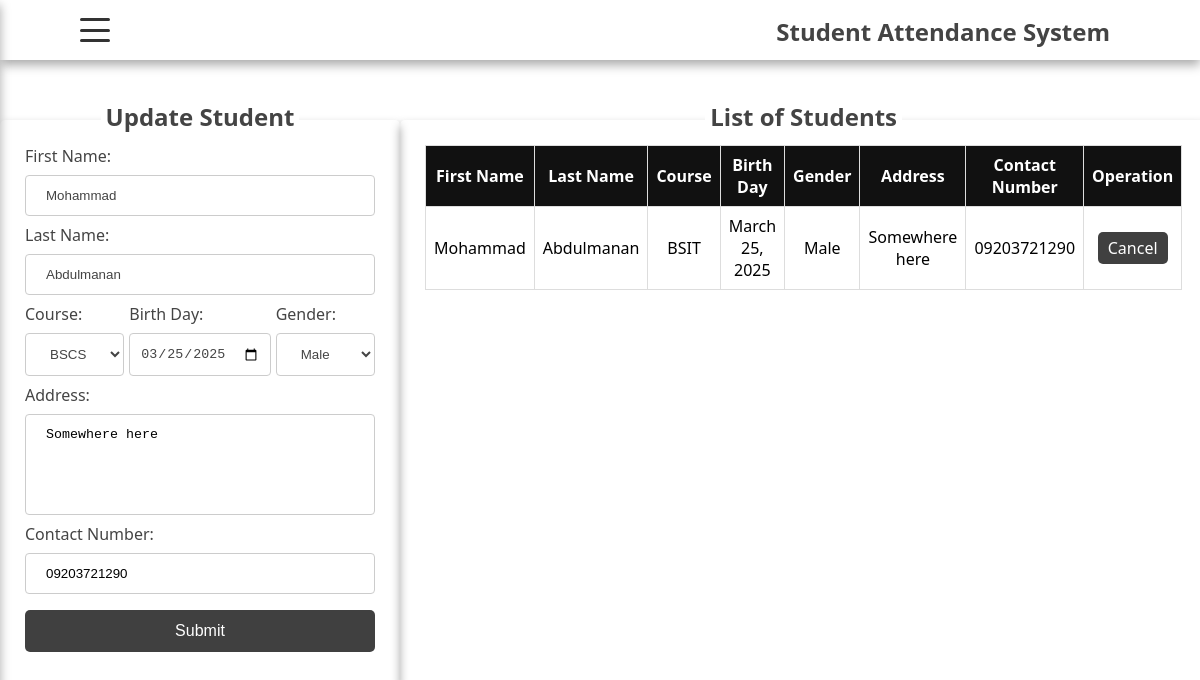
The page /student/update_student/1 on the database its author committed.
### student/models.py (models this page shows, shortened)
class Student(models.Model):
    firstname = models.CharField(max_length=100)
    lastname = models.CharField(max_length=100)
    birthday = models.DateField()
    gender = models.CharField(max_length=20)
    address = models.TextField()
    contactnumber = models.CharField(max_length=20)
    course_id = models.ForeignKey(Course, on_delete=models.CASCADE)

class Course(models.Model):
    course = models.CharField(max_length=100)
    description = models.TextField(blank=True, null=True)
    def __str__(self):
        return self.course

### student/views.py (the view)
# urls.py: path('student/update_student/<int:id>',views.update_student,name='update_student'),
def update_student(request,id):
    if request.method == 'POST':
        if not request.POST.get('fname').strip():
            return redirect('/student/')
        data = Student.objects.get(id=id)
        data.firstname = request.POST['fname']
        data.lastname = request.POST['lname']
        data.birthday = request.POST['birth']
        data.gender = request.POST['gender']
        data.contactnumber = request.POST['contact']
        data.course_id = Course.objects.get(id=request.POST.get('course_id'))
        data.save()
        return redirect('/student/')
    else:
        return render(request,'student/update_student.html',{'title':'Update','student':Student.objects.get(id=id),'course':Course.objects.all()})

### student/templates/student/update_student.html (shortened to what this page needs)
{% extends "base.html" %}
{%block content%}
    <div class="student-container">
        <div class="form-container">
            <div class="overlap-form-text">
                <h2>Update Student</h2>
            </div>
            <form action="{%url 'update_student' student.id%}" method="post">
                <label for="">First Name:</label>
                <input type="text" name="fname" value="{{student.firstname}}">
                <label for="">Last Name:</label>
                <input type="text" name="lname" value="{{student.lastname}}">
                <div class="date-gender-container">
                    <div class="course-cont">
                        <label for="">Course:</label>
                        <select name="course_id">
                            {%for data in course%}
                            <option value="{{data.id}}">{{data.course}}</option>
                            {%endfor%}
                        </select>
                    </div>
                    <div class="date-cont">
                        <label for="">Birth Day:</label>
                        <input type="date" name="birth" value="{{student.birthday|date:'Y-m-d'}}">
                    </div>
                    <div class="gender-cont">
                        <label for="">Gender:</label>
                        <select name="gender">
                            {%if student.gender == 'Male' or student.gender == 'M'%}
                            <option value="Male">Male</option>
                            {%else%}
                            <option value="Female">Female</option>
                            <option value="Male">Male</option>
                            {%endif%}
                        </select>
                    </div>
                </div>
                <label for="">Address:</label>
                <textarea name="address" rows="5" cols="50" style="resize: none">{{student.address}}</textarea>
                <label for="">Contact Number:</label>
                <input type="tel" name="contact" pattern="[0-9]{4}[0-9]{3}[0-9]{4}" value="{{student.contactnumber}}">
                <button type="submit">Submit</button>
            </form>
        </div>
        <div class="list-container">
            <div class="overlap-list-text">
                <h2>List of Students</h2>
            </div>
            <div class="table-container">
                <table>
                    <thead>
                        <tr>
                            <th>First Name</th>
                            <th>Last Name</th>
                            <th>Course</th>
                            <th>Birth Day</th>
                            <th>Gender</th>
                            <th>Address</th>
                            <th>Contact Number</th>
                            <th>Operation</th>
                        </tr>
                    </thead>
                    <tbody>
                        <tr>
                            <td>{{student.firstname}}</td>
                            <td>{{student.lastname}}</td>
                            <td>{{student.course_id}}</td>
                            <td>{{student.birthday}}</td>
                            <td>{{student.gender}}</td>
                            <td>{{student.address}}</td>
                            <td>{{student.contactnumber}}</td>
                            <td>
                                <a href="{%url 'student'%}">Cancel</a>
                            </td>
                        </tr>
                    </tbody>
                </table>
            </div>
        </div>
    </div>
{%endblock content%}

### student/static/css/style.css (style rules this page uses)
html, body { display: grid; grid-template-areas: "nav" "main"; grid-template-rows: 60px auto; height: 100vh; margin: 0; font-family: 'Segoe UI', Tahoma, Geneva, Verdana, sans-serif; }
*, *::after, *::before { box-sizing: border-box; padding: 0; margin: 0; }
.student-container { display: grid; grid-template-areas: 'form list' ; grid-template-rows: 1fr 1fr; height: 100vh; width: 100%; padding-top: 60px; }
.form-container { grid-area: form; display: flex; justify-content: center; align-items: center; border-radius: 5px; position: relative; width: 400px; margin: auto; padding: 25px 25px; box-shadow: 0px 5px 10px 0px #aaa; }
.form-container form { display: flex; flex-direction: column; }
.form-container .overlap-form-text { position: absolute; top: -25px; background-color: #fff; padding: 5px; color: #444; }
.form-container input[type=text], select { width: 100%; padding: 12px 20px; margin: 8px 0; display: inline-block; border: 1px solid #ccc; border-radius: 4px; box-sizing: border-box; background-color: #fff; outline: none; color: #444; }
.form-container form input[type=tel] { width: 100%; padding: 12px 20px; margin: 8px 0; display: inline-block; border: 1px solid #ccc; border-radius: 4px; box-sizing: border-box; background-color: #fff; outline: none; }
.form-container label { color: #444; }
.form-container form textarea { width: 100%; padding: 12px 20px; margin: 8px 0; box-sizing: border-box; border: 1px solid #ccc; border-radius: 4px; background-color: #fff; outline: none; }
.form-container .date-gender-container input[type="date"] { background-color: #fff; padding: 12px 10px; border: 1px solid #ccc; outline: none; border-radius: 4px; margin: 8px 0; color: #444; }
.date-gender-container { display: flex; flex-direction: row; position: relative; }
.date-gender-container .date-cont { flex: 1; padding-right: 5px; }
.date-gender-container .gender-cont { flex: 1; }
.date-gender-container .course-cont { flex: 1; padding-right: 5px; }
.form-container button { background-color: #111; opacity: 0.8; border: none; color: white; padding: 12px 20px; text-align: center; text-decoration: none; display: inline-block; font-size: 16px; margin: 8px 0; border-radius: 5px; cursor: pointer; }
.list-container { grid-area: list; padding: 25px 25px; display: flex; justify-content: center; align-items: center; border-radius: 5px; position: relative; width: 100%; height: 565px; margin: auto; box-shadow: 0px 5px 10px 0px #aaa; }
.list-container .overlap-list-text { position: absolute; top: -25px; background-color: #fff; padding: 5px; color: #444; }
.list-container .table-container { height: 100%; width: 100%; overflow: scroll; }
.list-container .table-container table { width: 100%; border-collapse: collapse; }
.list-container .table-container table, thead { position: sticky; z-index: 2; top: 0; }
.list-container .table-container table tbody a { color: #fff; text-decoration: none; background-color: #111; opacity: 0.8; padding: 5px 10px; }
.list-container .table-container table td, .list-container .table-container table th { border: 1px solid #ddd; padding: 8px; text-align: center; }
.list-container .table-container table th { background-color: #111; color: #fff; }
.list-container .table-container table a { border-radius: 5px; }

### rows shown on the page
Student: fname "Mohammad", lname "Abdulmanan", birth "03/25/2025", gender "Male", address "Somewhere here", contact "09203721290", firstname "Mohammad", lastname "Abdulmanan", course_id "BSIT", birthday "March 25, 2025", contactnumber "09203721290"

### other values the page prints
form field course_id "BSCS"
